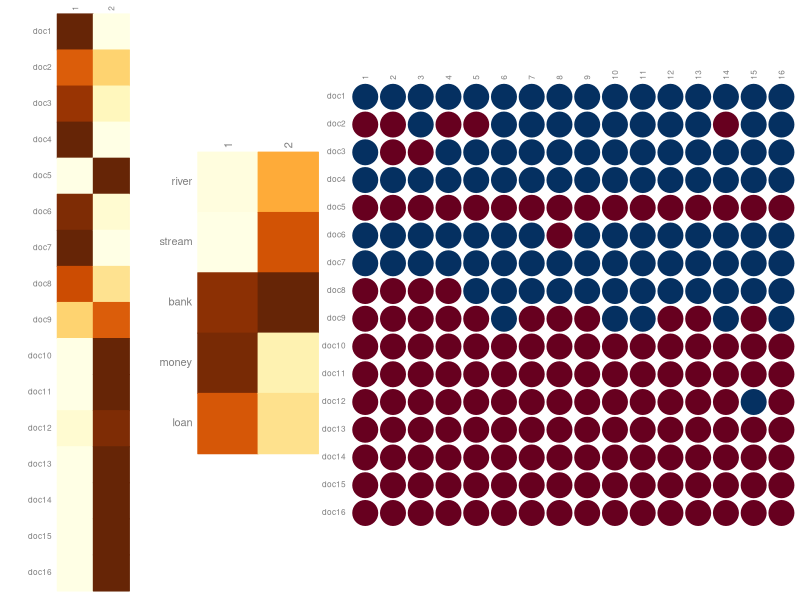
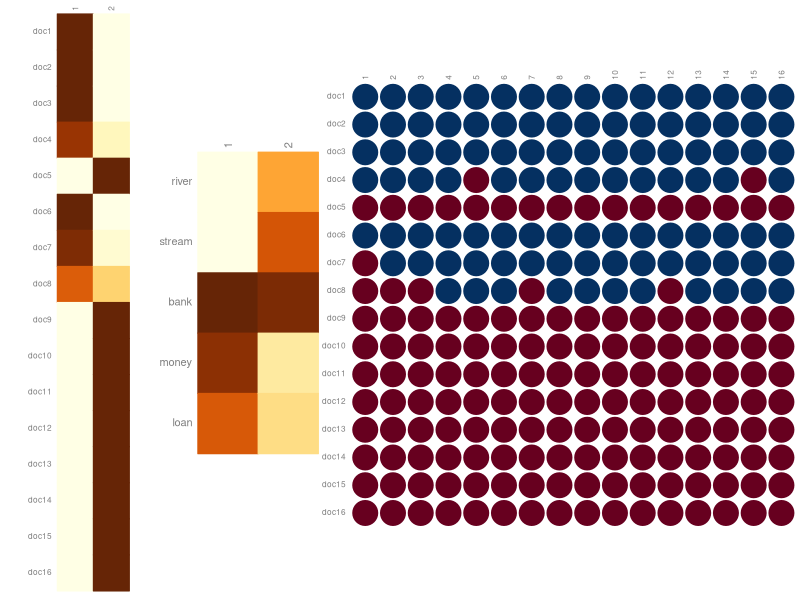
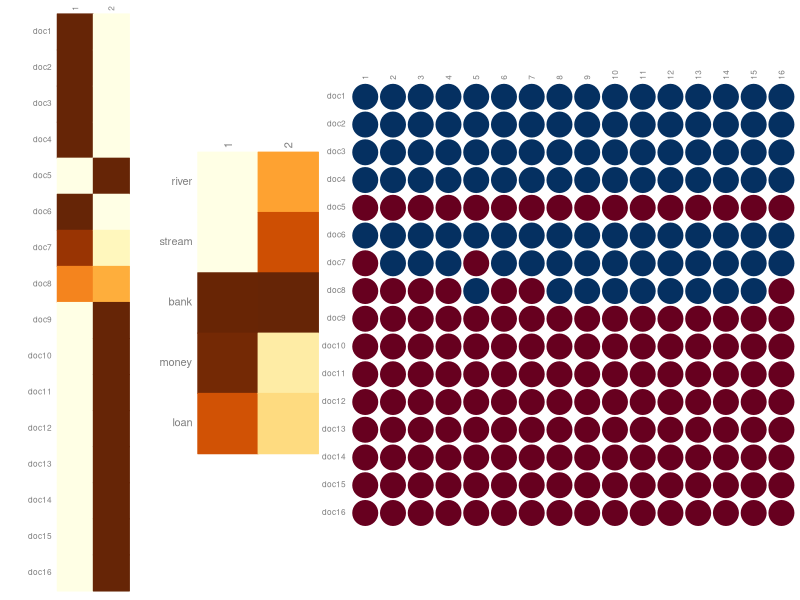
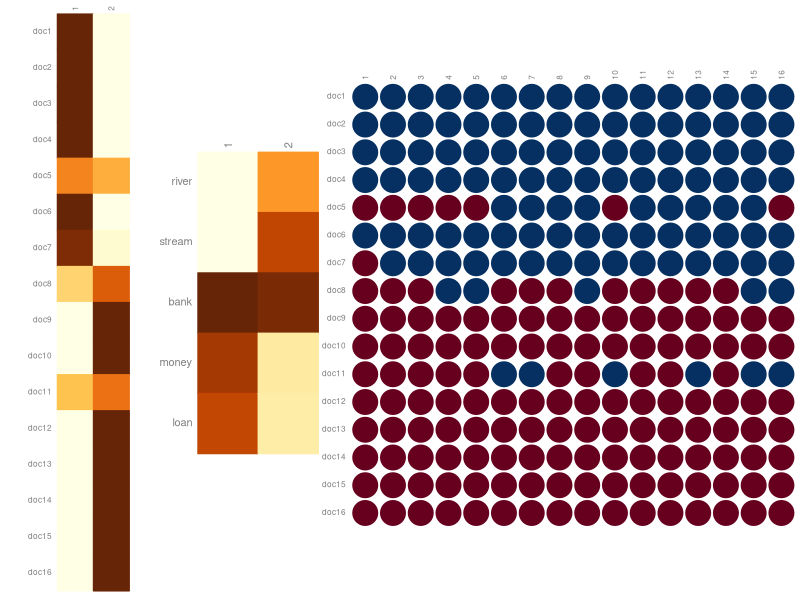
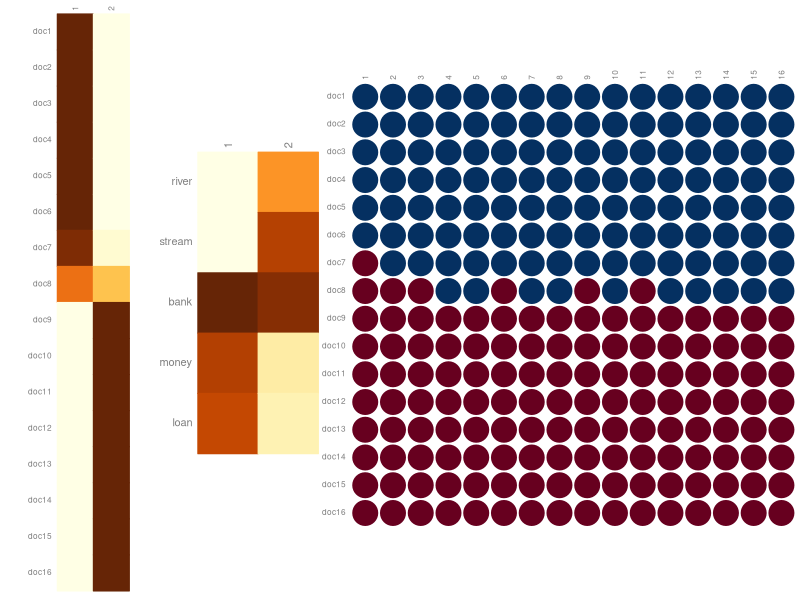
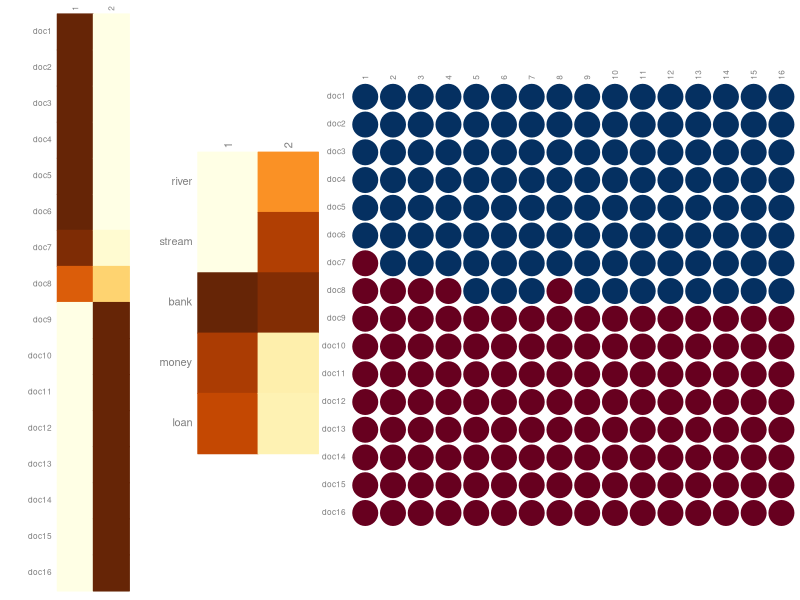
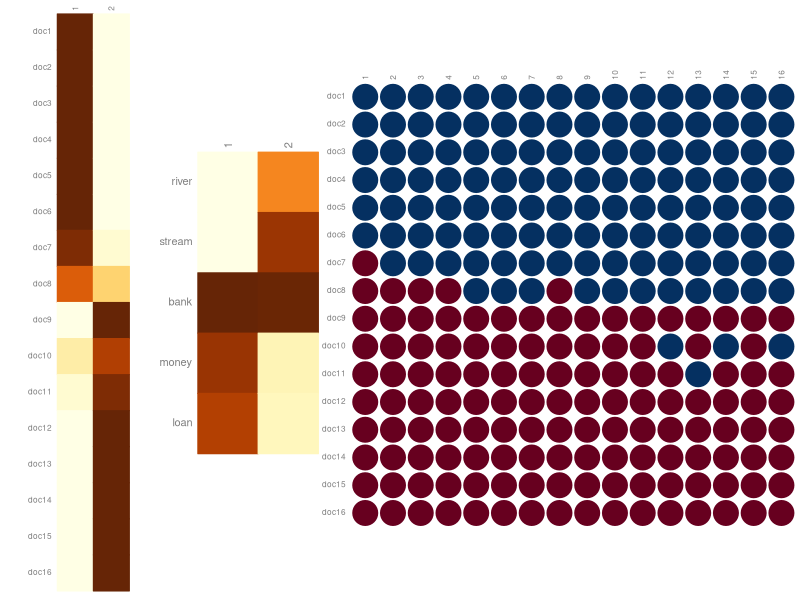
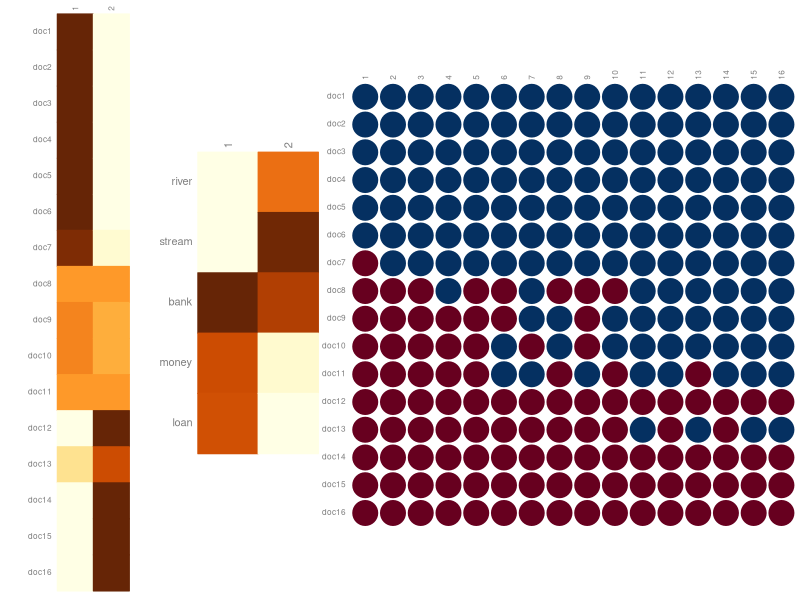

Generate these figures, in order, with R: (Note: a time limit stopped this script after it produced the figures.)
## An implementation of Gibbs sampling for topic models for the example in 
## section 4 of Steyvers and Griffiths (2007): 
## http://cocosci.berkeley.edu/tom/papers/SteyversGriffiths.pdf; a very clear 
## intro in my opinion. The core of the functions's code comprises mostly 
## cosmetic changes to that found here: 
## https://bcomposes.wordpress.com/2012/05/29/gibbs-sampler-for-toy-topic-model-example/
## Added are the creation of a function with several arguments, plotting etc. 
## Packages required to run everything here are corrplot, abind, coda, reshape2,
## and ggplot2

##################
### Data Setup ###
##################
vocab = factor(c("river","stream","bank","money","loan"))
K = 2  # n of topics
v = length(vocab)  # number of unique words
d = 16 # number of documents 

# topic 1 gives equal probability to money loan and bank (zero for river and stream)
# topic 2 gives equal probability to river stream and bank (zero for money and loan)

# document term matrix; each doc consists of a mix of 16 tokens of the vocab;
# the first few regard financial banks, the last several water banks, and the
# docs in between possess a mixed vocab
dtm = matrix(c(0,0,4,6,6,
               0,0,5,7,4,
               0,0,7,5,4,
               0,0,7,6,3,
               0,0,7,2,7,
               0,0,9,3,4,
               1,0,4,6,5,
               1,2,6,4,3,
               1,3,6,4,2,
               2,3,6,1,4,
               2,3,7,3,1,
               3,6,6,1,0,
               6,3,6,0,1,
               2,8,6,0,0,
               4,7,5,0,0,
               5,7,4,0,0), ncol=v, byrow=T)

row.names(dtm) = paste0('doc', 1:d); colnames(dtm) = vocab

# matrix of words in each document
wordmat = t(apply(dtm, 1, function(row) rep(vocab, row)))

# initialize random topic assignments to words
T0 = apply(wordmat, c(1,2), function(token) sample(1:2, 1))

# word by topic matrix of counts containing the number of times word w is assigned to topic j
C_wt = t(sapply(vocab, function(word) cbind(sum(T0[wordmat == word] == 1), 
                                            sum(T0[wordmat == word] == 2))
                ))
row.names(C_wt) = vocab

# topic by document matrix of counts containing the number of times topic j is assigned to a word in document d
C_dt = t(apply(T0, 1, table))


################
### Function ###
################
# note that this function is not self contained in that it uses some of the
# objects created above

tmod = function(alpha, beta, nsim=2000, warmup=nsim/2, thin=10, verbose=T, plot=F, dotsortext='dots'){
  ### Arguments: 
  # alpha and beta- hyperparameters
  # nsim- the total number of simulations
  # warmup- the number of initial sims to discard
  # thin- keep every thin simulation after warmup 
  # verbose- to print every 100th iteration and total time
  # plot- to visualize every x sim; the plot will show current estimates of 
  # theta, phi, and topic assignments for each term in the docs; can be
  # visualized as dots or the actual terms; for the latter you may need to
  # fiddle with your viewing area size so that terms don't appear to run
  # together; plotting will increase runtime
  
  ### requires corrplot and abind packages.
  
  # initialize 
  Z = T0                                                   # topic assignments
  saveSim = seq(warmup+1, nsim, thin)                      # iterations to save
  thetaList = list()                                       # saved theta estimates
  phiList = list()                                         # saved phi estimates
  p = proc.time()
  # for every simulation
  for (s in 1:nsim) {
    if(verbose && s %% 100 == 0) {                         # paste every 100th iteration if desired
      secs = round((proc.time()-p)[3],2)
      min = round(secs/60, 2)
      message(paste0('Iteration number: ', s, '\n', 'Total time: ', 
                     ifelse(secs <= 60, paste(secs, 'seconds'), 
                            paste(min, 'minutes'))))
    }
    if(plot > 0 && s >1 &&  s %% plot == 0){                  # plot every value of argument
      require(corrplot)
      
      layout(matrix(c(1,1,2,2,3,3,3,3,3,3), ncol=10))
      corrplot(theta, is.corr=F, method='color', tl.cex=.75, 
               tl.col='gray50', cl.pos='n', addgrid=NA)
      corrplot(phi, is.corr=F, method='color', tl.cex=1, 
               tl.col='gray50', cl.pos='n', addgrid=NA)
      if(dotsortext == 'dots'){
        Zplot = Z
        Zplot[Zplot==2] = -1
        corrplot(Zplot, is.corr=F, method='circle', tl.cex=.75, 
                 tl.col='gray50', cl.pos='n', addgrid=NA) 
      } else {
        cols = apply(Z, c(1,2), function(topicvalue) ifelse(topicvalue==1, '#053061', '#67001F'))
        plot(1:nrow(wordmat), 1:ncol(wordmat), type="n", axes=F, xlab='', ylab='')
        text(col(wordmat), rev(row(wordmat)), wordmat,  col = cols, cex=.75)
      }
    }
      
    
    # for every document and every word in the document
    for (i in 1:d) {
      for (j in 1:length(wordmat[i,])) {
        word.id = which(vocab == wordmat[i,j])
        topic.old = Z[i,j]
        
        # Decrement counts before computing equation (3) in paper noted above
        C_dt[i, topic.old] = C_dt[i, topic.old] - 1
        C_wt[word.id, topic.old] = C_wt[word.id, topic.old] - 1
        
        # Calculate equation (3) for each topic
        vals = prop.table(C_wt + beta, 2)[word.id,] * prop.table(C_dt[i,] + alpha)
        
        # Sample the new topic from the results for (3);         
        # note, sample function does not require you to have the probs sum to 1
        # explicitly, i.e.  prob=c(1,1,1) is the same as prob=c(1/3,1/3,1/3)
        Z.new = sample(1:K, 1, prob=vals)
        
        # Set the new topic and update counts
        Z[i,j] = Z.new
        C_dt[i, Z.new] = C_dt[i, Z.new] + 1
        C_wt[word.id, Z.new] = C_wt[word.id, Z.new] + 1
      }
    }
    
    theta = prop.table(C_dt + alpha,1)                     # doc topic distribution
    phi = prop.table(C_wt + beta,2)                        # word topic distribution
    
    # save simulations
    if (s %in% saveSim){
      thetaList[[paste(s)]] = theta
      phiList[[paste(s)]] = phi
    }
  }
  
  layout(1) # reset plot window
  
  # value
  results = list(theta=theta, phi=phi, 
                 thetaSims = abind::abind(thetaList, along=3),    # abind creates arrays from the lists
                 phiSims = abind::abind(phiList, along=3)
                 )
}



###########
### Run ###
###########
# values of alpha and beta as suggested in paper
alpha = K/50
beta = .01

topicModelDemo = tmod(alpha = alpha, beta = beta, nsim = 5500, warmup=500, thin=10, 
                      plot=5)



###############
### Results ###
###############
str(topicModelDemo, 1)
sapply(topicModelDemo[1:2], round, 2)

## copmared to reported paper estimates for phi
phiEstimatesCompared = data.frame(round(topicModelDemo$phi, 2), 
                                  paper=cbind(c(0,0,.39,.32,.29), c(.25,.4,.35,0,0)))
phiEstimatesCompared

## interval estimates
library(coda)
phiEstimatesTopic1 = as.mcmc(t(topicModelDemo$phiSims[,1,]))
phiEstimatesTopic2 = as.mcmc(t(topicModelDemo$phiSims[,2,]))
lapply(list(Topic1 = round(phiEstimatesTopic1,2), Topic2 = round(phiEstimatesTopic2, 2)), HPDinterval)
summary(phiEstimatesTopic1)

## symmetrized or mean Kullback Liebler divergence for topic (dis)similarity
KLdivs = .5*sum(apply(topicModelDemo$phi, 1, function(row) row[1]*log2(row[1]/row[2]) + row[2]*log2(row[2]/row[1])))
KLdivs

# can compare to following, see various other packages for KL-divergence
# LaplacesDemon::KLD(topicModelDemo$phi[,1], topicModelDemo$phi[,2])$mean.sum.KLD
# mean(c(entropy::KL.empirical(topicModelDemo$phi[,1], topicModelDemo$phi[,2]),
#      entropy::KL.empirical(topicModelDemo$phi[,2], topicModelDemo$phi[,1])))

## symmetrized or mean Kullback Liebler divergence for document (dis)similarity
# example
docs2compare = c(1,16)
.5*sum(apply(topicModelDemo$theta[docs2compare,], 2, 
             function(topicprob) topicprob[1]*log(topicprob[1]/topicprob[2]) + 
               topicprob[2]*log(topicprob[2]/topicprob[1])))

# create a function to work on theta to produce Kullback-Liebler or Jensen-Shannon divergence
divKLJS = function(input, method='KL'){
  if(method=='KL'){
    .5*sum(apply(topicModelDemo$theta[input,], 2, 
                 function(topicprob) topicprob[1]*log2(topicprob[1]/topicprob[2]) + 
                   topicprob[2]*log2(topicprob[2]/topicprob[1])
                 )
           )
  } else{
    .5*sum(apply(topicModelDemo$theta[input,], 2, 
                 function(topicprob) topicprob[1]*log2(topicprob[1]/mean(topicprob)) + 
                   topicprob[2]*log2(topicprob[2]/mean(topicprob))
                 )
           )
  }
}

# Now do for all
docpairs = combn(1:d, 2)
KLdivs = apply(docpairs, 2, divKLJS)
mat0 = matrix(0, d, d)
mat0[lower.tri(mat0)] <- KLdivs
KLdivs = mat0; dimnames(KLdivs) = list(row.names(dtm))
corrplot(KLdivs, diag=T, type='lower', is.corr=F, main='Kullback-Liebler Divergence')


# Jensen Shannon divergence;
JSdivs = apply(docpairs, 2, divKLJS, method='JS')
mat0[lower.tri(mat0)] <- JSdivs
JSdivs = mat0; dimnames(JSdivs) = list(row.names(dtm))
corrplot(JSdivs, diag=T, type='lower', is.corr=F, main='Jensen-Shannon Divergence')

# comparison: not recommended to install cummeRbund just for this as it requires ~ dozen or more dependencies
# corrplot(as.matrix(cummeRbund::JSdist(t(topicModelDemo$theta))), diag=T, type='lower', is.corr=F)

par(mar=c(5, 4, 4, 2) + 0.1) # reset plot margins



########################
### Diagnostics etc. ###
########################
## examples of diagnostics with the word topic probability estimates; these are from coda
plot(phiEstimatesTopic1, ask=F)
acfplot(phiEstimatesTopic1)
cumuplot(phiEstimatesTopic1)


## traceplots using ggplot2
library(reshape2)
gphi = melt(topicModelDemo$phiSims)
colnames(gphi) = c('word', 'topic', 'iter', 'value')
str(gphi)

library(ggplot2)
ggplot(aes(x=iter, y=value, color=factor(topic), group=factor(topic)), data=gphi) +
  geom_line(alpha=.5, show_guide=F) +
  facet_grid(~word) +
  theme_minimal()

  
